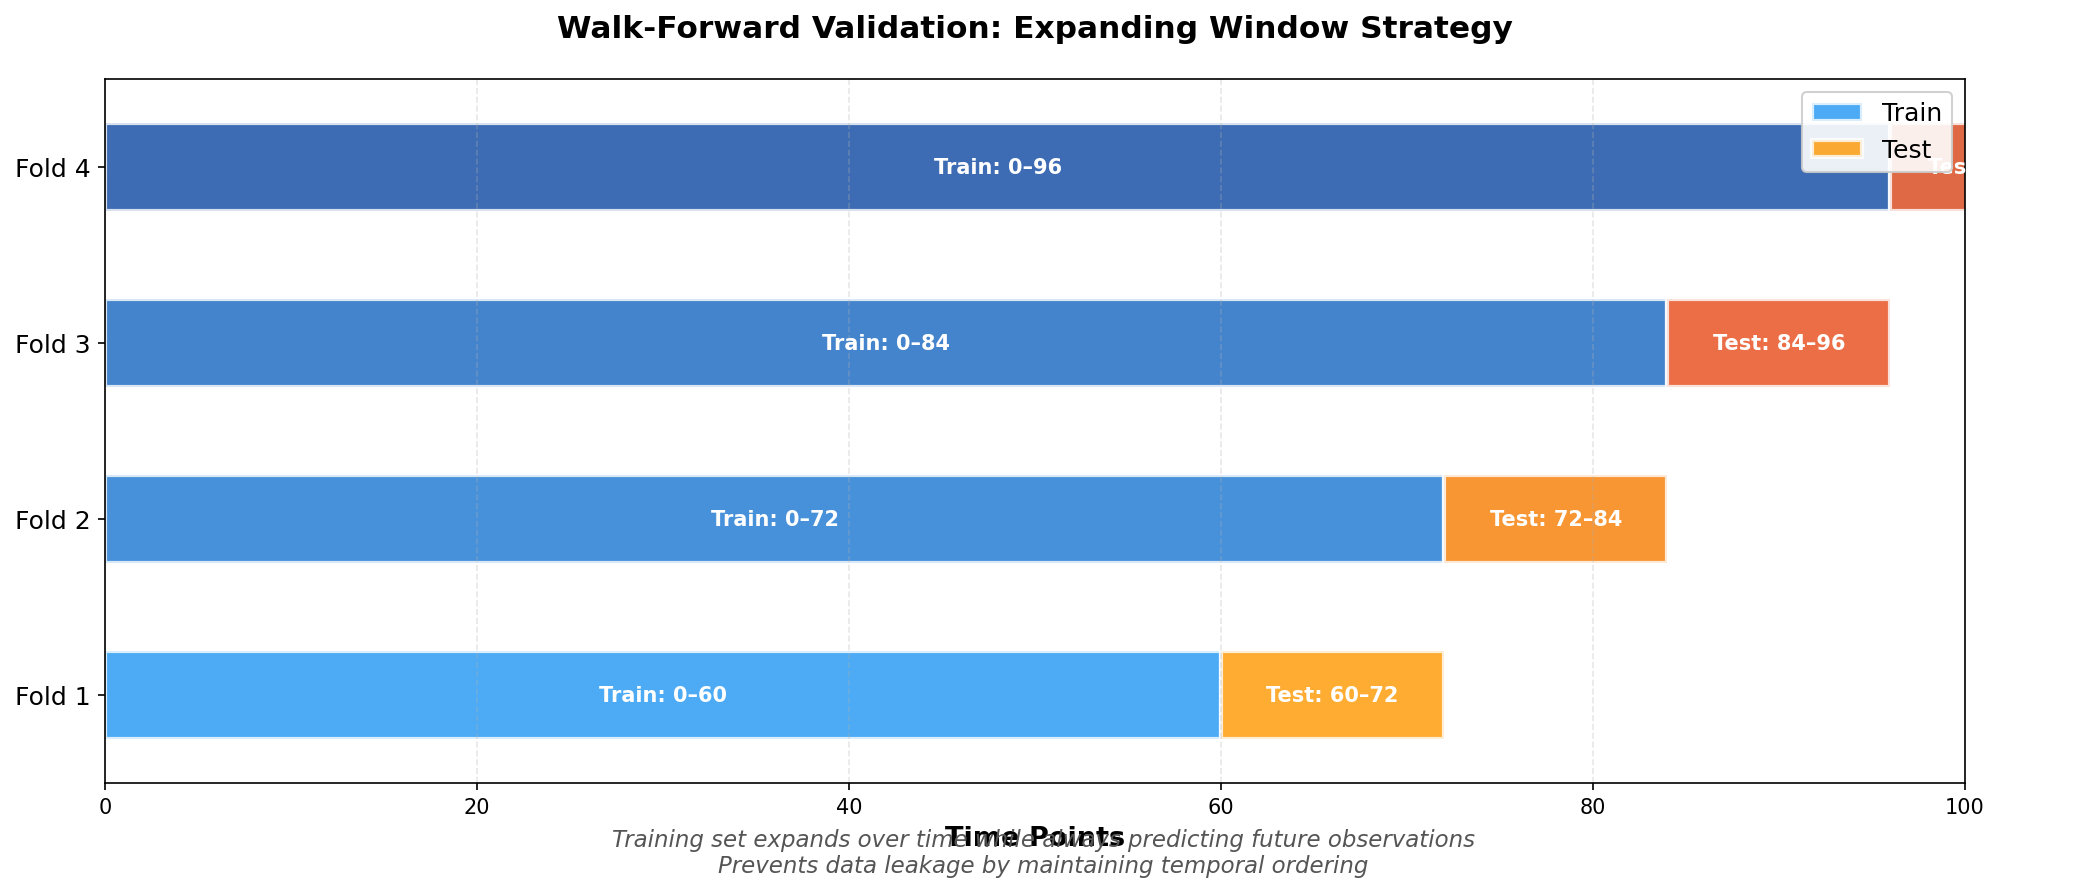

The Python source for this figure:
"""
Walk-forward validation visualization
Demonstrates expanding window strategy for time series cross-validation
"""
import numpy as np
import pandas as pd
import matplotlib.pyplot as plt

# Create walk-forward validation timeline visualization
fig, ax = plt.subplots(figsize=(14, 6))

# Define fold parameters
folds = 4
start_train = 0
initial_train_size = 60
test_size = 12
total_size = 100

colors_train = ['#2196F3', '#1976D2', '#1565C0', '#0D47A1']
colors_test = ['#FF9800', '#F57C00', '#E64A19', '#D84315']

for fold in range(folds):
    train_end = initial_train_size + fold * test_size
    test_start = train_end
    test_end = test_start + test_size

    # Draw train bar
    ax.barh(fold, train_end - start_train, left=start_train, height=0.5,
            color=colors_train[fold], alpha=0.8, label='Train' if fold == 0 else '',
            edgecolor='white', linewidth=2)

    # Draw test bar
    ax.barh(fold, test_size, left=test_start, height=0.5,
            color=colors_test[fold], alpha=0.8, label='Test' if fold == 0 else '',
            edgecolor='white', linewidth=2)

    # Add annotations
    ax.text(train_end / 2, fold, f'Train: {start_train}–{train_end}',
            ha='center', va='center', fontsize=10, fontweight='bold', color='white')
    ax.text(test_start + test_size / 2, fold, f'Test: {test_start}–{test_end}',
            ha='center', va='center', fontsize=10, fontweight='bold', color='white')

ax.set_yticks(range(folds))
ax.set_yticklabels([f'Fold {i+1}' for i in range(folds)], fontsize=12)
ax.set_xlabel('Time Points', fontsize=13, fontweight='bold')
ax.set_title('Walk-Forward Validation: Expanding Window Strategy', fontsize=15, fontweight='bold', pad=20)
ax.legend(loc='upper right', fontsize=12, framealpha=0.9)
ax.grid(axis='x', alpha=0.3, linestyle='--')
ax.set_xlim(0, total_size)
ax.set_ylim(-0.5, folds - 0.5)

# Add explanatory text
fig.text(0.5, 0.02, 'Training set expands over time while always predicting future observations\nPrevents data leakage by maintaining temporal ordering',
         ha='center', fontsize=11, style='italic', color='#555555')

plt.tight_layout()
plt.subplots_adjust(bottom=0.12)
plt.savefig('/home/chirag/ds-book/book/course-07-time-series/ch30-advanced-ts/diagrams/walk_forward_validation.png',
            dpi=150, bbox_inches='tight', facecolor='white')
print("✓ Saved: walk_forward_validation.png")
plt.close()
